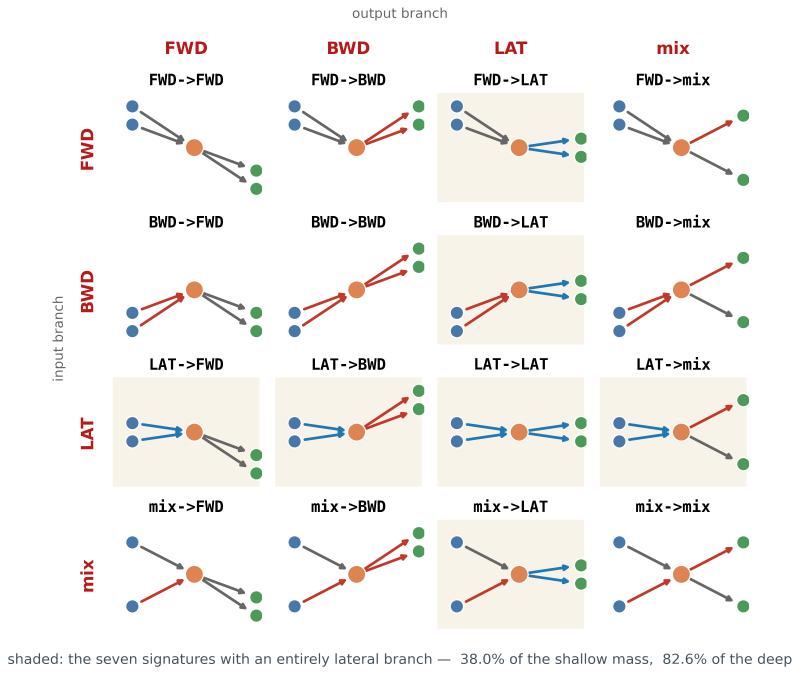
#> input picture slides/figures/signature_grid_slide.png, 3199 x 2696 px (shown at 1/4 size)
$ python -i make_slide_figures.py   (imports and definitions only)
#> lines starting #> are read from the running program, lines starting #| are printed output that depends on the picture
#!/usr/bin/env python3
# -*- coding: utf-8 -*-
"""Le figure che servono alle slide e non alla tesi.

Una figura da tesi si guarda da quaranta centimetri, una da slide da cinque
metri. La griglia delle sedici firme, cosi' com'e' nella tesi, mette due
percentuali sotto ciascuna delle sedici celle: su una proiezione non si
leggono, e non servono, perche' i due numeri che contano (38,0% e 82,6%)
stanno scritti sulla slide.

Qui la stessa griglia si ridisegna piu' grande e senza i numerini, con le
etichette di riga e colonna esplicite.

    signature_grid_slide.png    la matrice 4x4 delle firme  (slide 4)

Uso:
    python src/make_slide_figures.py --outdir slides/figures
"""

from make_concept_figures import (signature_shares, dot, arrow, save,
                                  C_FWD, C_BWD, C_LAT, C_MIX,
                                  C_IN, C_WAIST, C_OUT)

import argparse
import os

import matplotlib
# [1 line not run here, left out]
import matplotlib.pyplot as plt
from matplotlib.patches import FancyBboxPatch

ORDINE = ["FWD", "BWD", "LAT", "mix"]
COLORE = {"FWD": C_FWD, "BWD": C_BWD, "LAT": C_LAT, "mix": C_MIX}


# [77 lines left out: function griglia_firme, not called in this run]


def _ritaglia(sorgente, destinazione, alto=0.0, largo=1.0, outdir="."):
    """Toglie il titolo (o una colonna) a una figura della tesi.

    Sulla slide il titolo lo fa la slide, in italiano: lasciare anche
    quello inglese dentro la figura e' una ripetizione in due lingue.
    """
#> called with destinazione = 'out.png', alto = 0, largo = 1, outdir = '.'
    from PIL import Image, ImageChops
    im = Image.open(sorgente).convert("RGB")
    w, h = im.size
#> w = 3199; h = 2696
    im = im.crop((0, int(h * alto), int(w * largo), h))
    bianco = Image.new("RGB", im.size, (255, 255, 255))
#> bianco: PIL image 3199x2696 RGB; every value is 255
    b = ImageChops.difference(im, bianco).getbbox()
#> b = (33, 30, 3166, 2667)
    if b:
        im = im.crop((max(0, b[0] - 10), max(0, b[1] - 10),
                      min(im.size[0], b[2] + 10),
                      min(im.size[1], b[3] + 10)))
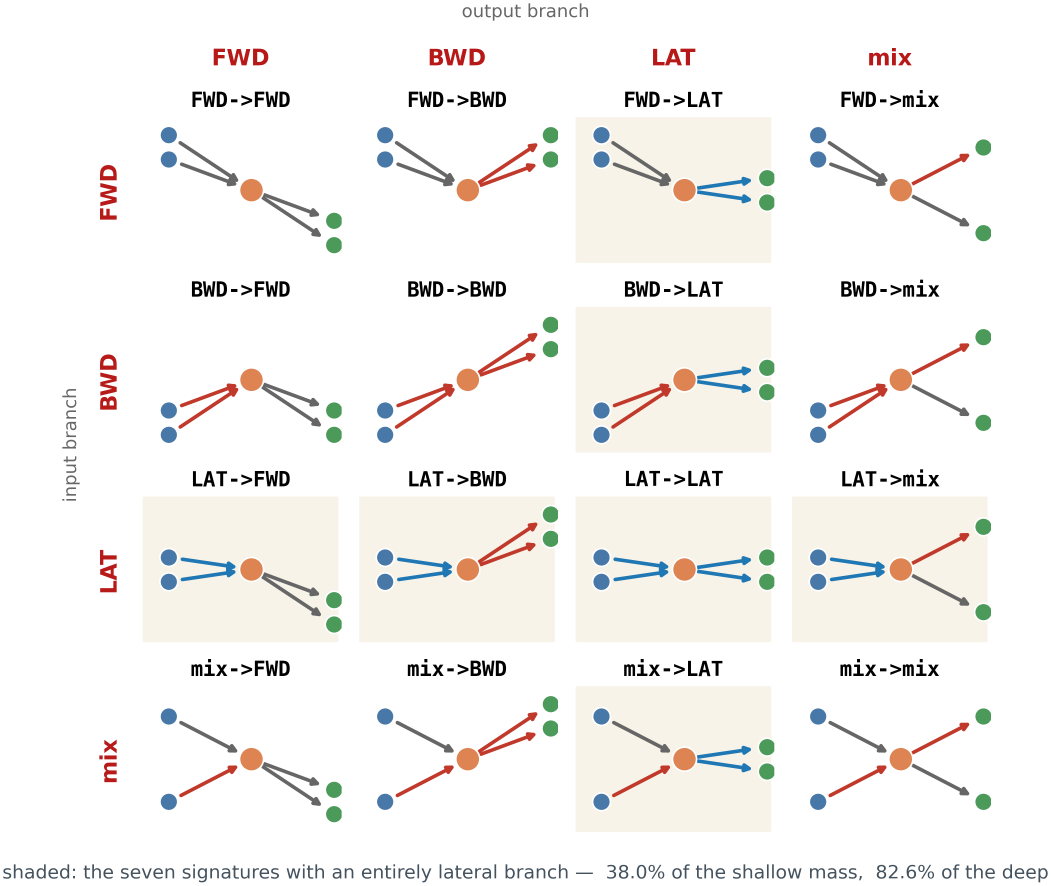
#> im: PIL image 3153x2657 RGB (shown at 1/3 size); mean R, G, B 244.7, 243.1, 240.7
    os.makedirs(outdir, exist_ok=True)
    p = os.path.join(outdir, destinazione)
    im.save(p)
    print("    saved: %s  (%dx%d)" % (p, im.size[0], im.size[1]))
#|     saved: ./out.png  (3153x2657)


# [78 lines left out: functions schema_bowtie, metagrafo_completo, ritagli, not called in this run]


# [12 lines not run here, left out]

>>> result = _ritaglia('../slides/figures/signature_grid_slide.png', 'out.png')
